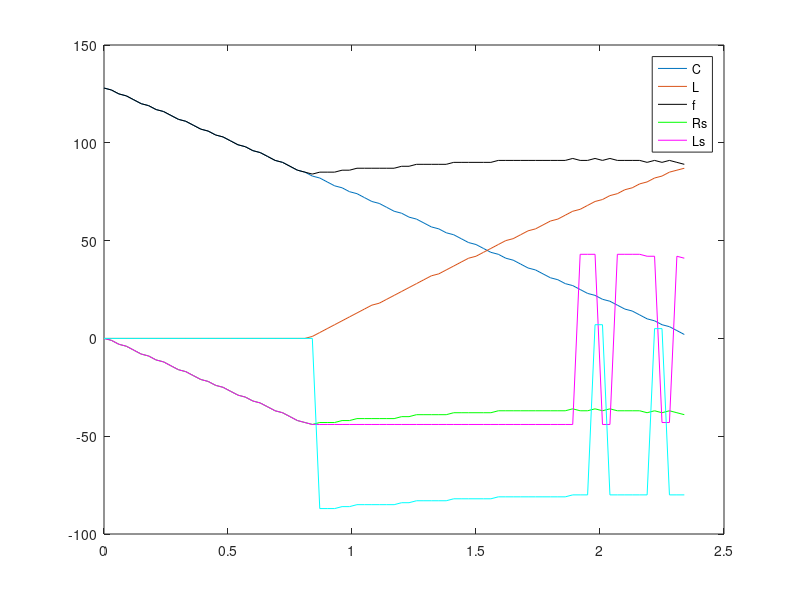

MATLAB code for this plot:
clear all
clc
t = 0:.03:3*pi/4;
r = floor(127*t/(3*pi/4));
l = floor(127*sin(t/2));
maxi = ceil(length(r)/3);
l = [zeros(1,maxi) l(1:end-maxi)];
c = 128-r;
%%
clf
plot(t,c,t,l)
hold on 
%plot(t,c,'r')

%%
f = l+c;
plot(t,f,'k',t,f-128,'g')

%% Reconstruir
%mem
clc
R = 0;
L = 0;
Rs = [];
Ls = [];
Ns = [];
m = 128;
for i=1:length(t)
    v = f(i);
    n = v - m;
    
    Ns = [Ns n];
    % si subio(n>0): actualizar L
    if n>0
        Ln = v-128+R;
        Rn = R; % o Rs(end)
%         pause
    elseif n<0
        % si bajo (n<0): actualizar R
        Rn = v-128-L;
        Ln = L;
    else
        Rn = R;
        Ln = L;
    end
    Ls = [Ls Ln];
    Rs = [Rs Rn];
    
    [i v m n R L]
%     pause
    R = Rn;
    L = Ln;
    m = v;
    
end

%% ver

plot(t,Rs,'m', t,Ls,'c')
legend('C', 'L', 'f', 'Rs', 'Ls')